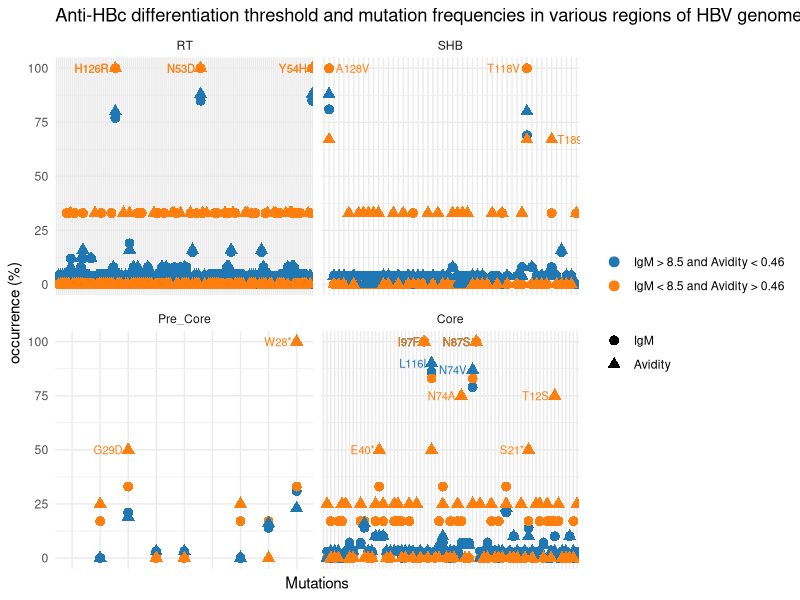

Reproduce this figure in R.
# Load required libraries
library(ggplot2)
library(dplyr)

# Load the IgM data
igm_data <- read.csv("IgM_Mutations.csv", stringsAsFactors = FALSE)
colnames(igm_data) <- c("RT_Region", ">8.5%_RT", "<8.5%_RT", 
                        "SHB_Region", ">8.5%_SHB", "<8.5%_SHB", 
                        "Pre_Core_Region", ">8.5%_Pre_Core", "<8.5%_Pre_Core", 
                        "Core_Region", ">8.5%_Core", "<8.5%_Core")

# Load the Avidity data
avidity_data <- read.csv("Avidity_Mutations.csv", stringsAsFactors = FALSE)
colnames(avidity_data) <- c("RT_Region", "<0.46%_RT", ">0.46%_RT", 
                            "SHB_Region", "<0.46%_SHB", ">0.46%_SHB", 
                            "Pre_Core_Region", "<0.46%_Pre_Core", ">0.46%_Pre_Core", 
                            "Core_Region", "<0.46%_Core", ">0.46%_Core")

# Convert count columns to numeric for IgM
igm_data$`>8.5%_RT` <- as.numeric(igm_data$`>8.5%_RT`)
igm_data$`<8.5%_RT` <- as.numeric(igm_data$`<8.5%_RT`)
igm_data$`>8.5%_SHB` <- as.numeric(igm_data$`>8.5%_SHB`)
igm_data$`<8.5%_SHB` <- as.numeric(igm_data$`<8.5%_SHB`)
igm_data$`>8.5%_Pre_Core` <- as.numeric(igm_data$`>8.5%_Pre_Core`)
igm_data$`<8.5%_Pre_Core` <- as.numeric(igm_data$`<8.5%_Pre_Core`)
igm_data$`>8.5%_Core` <- as.numeric(igm_data$`>8.5%_Core`)
igm_data$`<8.5%_Core` <- as.numeric(igm_data$`<8.5%_Core`)

# Convert count columns to numeric for Avidity
avidity_data$`<0.46%_RT` <- as.numeric(avidity_data$`<0.46%_RT`)
avidity_data$`>0.46%_RT` <- as.numeric(avidity_data$`>0.46%_RT`)
avidity_data$`<0.46%_SHB` <- as.numeric(avidity_data$`<0.46%_SHB`)
avidity_data$`>0.46%_SHB` <- as.numeric(avidity_data$`>0.46%_SHB`)
avidity_data$`<0.46%_Pre_Core` <- as.numeric(avidity_data$`<0.46%_Pre_Core`)
avidity_data$`>0.46%_Pre_Core` <- as.numeric(avidity_data$`>0.46%_Pre_Core`)
avidity_data$`<0.46%_Core` <- as.numeric(avidity_data$`<0.46%_Core`)
avidity_data$`>0.46%_Core` <- as.numeric(avidity_data$`>0.46%_Core`)

# Reshape IgM data into long format
rt_igm_long <- data.frame(Mutation = igm_data$RT_Region, 
                          Category = c(rep(">8.5%", nrow(igm_data)), rep("<8.5%", nrow(igm_data))),
                          Count = c(igm_data$`>8.5%_RT`, igm_data$`<8.5%_RT`),
                          Region = "RT", Type = "IgM")

shb_igm_long <- data.frame(Mutation = igm_data$SHB_Region, 
                           Category = c(rep(">8.5%", nrow(igm_data)), rep("<8.5%", nrow(igm_data))),
                           Count = c(igm_data$`>8.5%_SHB`, igm_data$`<8.5%_SHB`),
                           Region = "SHB", Type = "IgM")

pre_core_igm_long <- data.frame(Mutation = igm_data$Pre_Core_Region, 
                                Category = c(rep(">8.5%", nrow(igm_data)), rep("<8.5%", nrow(igm_data))),
                                Count = c(igm_data$`>8.5%_Pre_Core`, igm_data$`<8.5%_Pre_Core`),
                                Region = "Pre_Core", Type = "IgM")

core_igm_long <- data.frame(Mutation = igm_data$Core_Region, 
                            Category = c(rep(">8.5%", nrow(igm_data)), rep("<8.5%", nrow(igm_data))),
                            Count = c(igm_data$`>8.5%_Core`, igm_data$`<8.5%_Core`),
                            Region = "Core", Type = "IgM")

# Reshape Avidity data into long format
rt_avidity_long <- data.frame(Mutation = avidity_data$RT_Region, 
                              Category = c(rep("<0.46%", nrow(avidity_data)), rep(">0.46%", nrow(avidity_data))),
                              Count = c(avidity_data$`<0.46%_RT`, avidity_data$`>0.46%_RT`),
                              Region = "RT", Type = "Avidity")

shb_avidity_long <- data.frame(Mutation = avidity_data$SHB_Region, 
                               Category = c(rep("<0.46%", nrow(avidity_data)), rep(">0.46%", nrow(avidity_data))),
                               Count = c(avidity_data$`<0.46%_SHB`, avidity_data$`>0.46%_SHB`),
                               Region = "SHB", Type = "Avidity")

pre_core_avidity_long <- data.frame(Mutation = avidity_data$Pre_Core_Region, 
                                    Category = c(rep("<0.46%", nrow(avidity_data)), rep(">0.46%", nrow(avidity_data))),
                                    Count = c(avidity_data$`<0.46%_Pre_Core`, avidity_data$`>0.46%_Pre_Core`),
                                    Region = "Pre_Core", Type = "Avidity")

core_avidity_long <- data.frame(Mutation = avidity_data$Core_Region, 
                                Category = c(rep("<0.46%", nrow(avidity_data)), rep(">0.46%", nrow(avidity_data))),
                                Count = c(avidity_data$`<0.46%_Core`, avidity_data$`>0.46%_Core`),
                                Region = "Core", Type = "Avidity")

# Combine IgM and Avidity data
combined_data <- rbind(rt_igm_long, shb_igm_long, pre_core_igm_long, core_igm_long, 
                       rt_avidity_long, shb_avidity_long, pre_core_avidity_long, core_avidity_long)

# Assign categories for combined conditions without the '%' symbol
combined_data <- combined_data %>%
  mutate(Combined_Category = case_when(
    (Type == "IgM" & Category == ">8.5%") | (Type == "Avidity" & Category == "<0.46%") ~ "IgM > 8.5 and Avidity < 0.46",
    (Type == "IgM" & Category == "<8.5%") | (Type == "Avidity" & Category == ">0.46%") ~ "IgM < 8.5 and Avidity > 0.46"
  ))

# Set the factor levels for `Combined_Category` to reorder the legend
combined_data$Combined_Category <- factor(combined_data$Combined_Category, 
                                          levels = c("IgM > 8.5 and Avidity < 0.46", 
                                                     "IgM < 8.5 and Avidity > 0.46"))

# Set the factor levels for `Type` to reorder the shapes legend
combined_data$Type <- factor(combined_data$Type, levels = c("IgM", "Avidity"))

# Set the factor levels for Region to ensure correct order
combined_data$Region <- factor(combined_data$Region, levels = c("RT", "SHB", "Pre_Core", "Core"))

# Plot using ggplot2
ggplot(combined_data, aes(x = Mutation, y = Count, color = Combined_Category, shape = Type)) +
  geom_point(size = 3) +  # Scatter plot
  facet_wrap(~ Region, scales = "free_x") +
  labs(title = "Anti-HBc differentiation threshold and mutation frequencies in various regions of HBV genome",
       x = "Mutations",
       y = "occurrence (%)") +
  theme_minimal() +
  scale_color_manual(values = c("#1f77b4", "#ff7f0e")) +  # Vary colors
  scale_shape_manual(values = c(16, 17)) +  # Different shapes for IgM and Avidity
  theme(legend.title = element_blank(),  # Remove legend titles
        axis.text.x = element_blank(),  # Remove x-axis labels
        axis.ticks.x = element_blank()) +
  # geom_text(data = combined_data %>%
  #             group_by(Mutation) %>%
  #             filter(Count == max(Count)) %>%
  #             ungroup(),
  #           aes(label = ifelse(Count >= 50, Mutation, "")), 
  #           hjust = 1.2, vjust = 0.5, size = 2.8)  # Shift labels to the left of the points


geom_text(data = combined_data %>%
            group_by(Mutation) %>%
            filter(Count == max(Count)) %>%
            ungroup(),
          aes(label = ifelse(Count >= 50, Mutation, ""), 
              hjust = ifelse(Region == "SHB" & Mutation == "A128V" | Mutation == "T189I", -0.2, 1.2)),  # Adjust hjust for A128V mutation in SHB
          vjust = 0.5, size = 2.85)  # Adjusted font size for the labels

